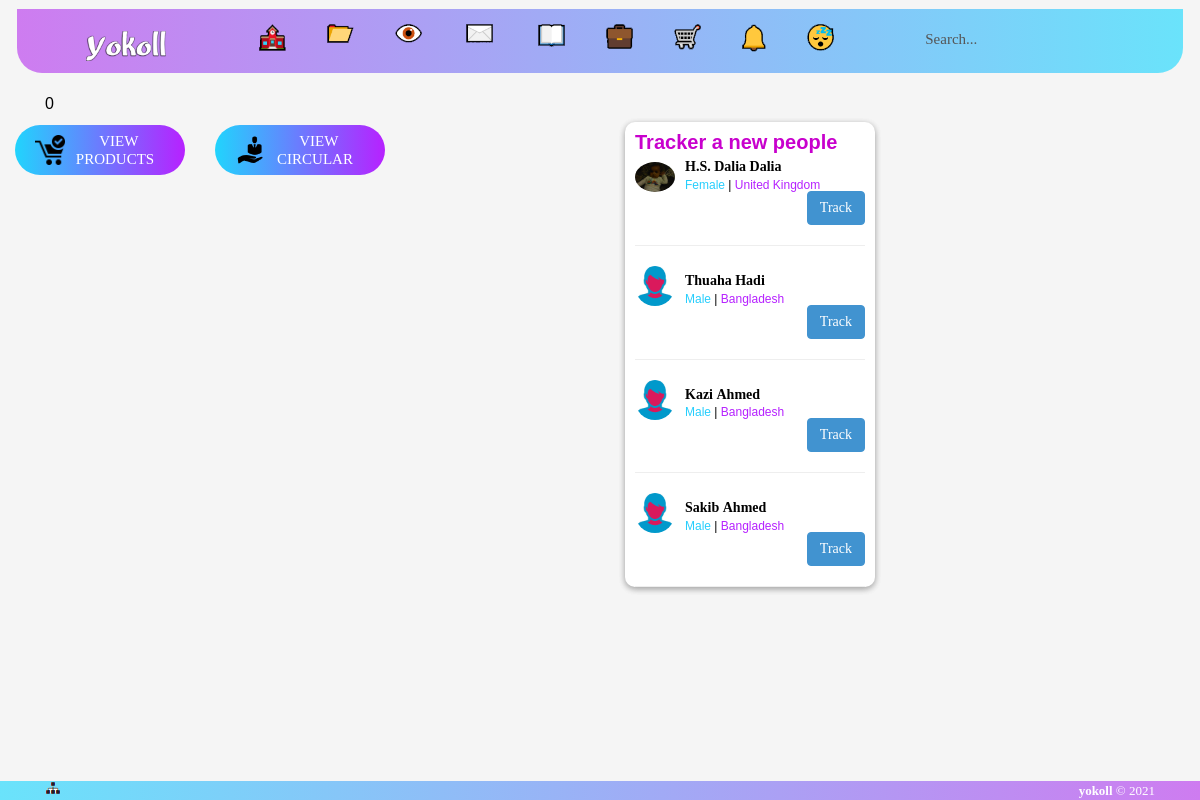
The page /gau_forisoa.php (signed in) on the database its author committed.
### tables this page shows
CREATE TABLE IF NOT EXISTS `members` (
`id` int(225) NOT NULL,
  `fname` varchar(100) NOT NULL,
  `lname` varchar(100) NOT NULL,
  `user` varchar(25) NOT NULL,
  `email` varchar(100) NOT NULL,
  `password` varchar(50) NOT NULL,
  `gender` varchar(100) NOT NULL,
  `address` varchar(300) NOT NULL,
  `city` varchar(100) NOT NULL,
  `country` varchar(50) NOT NULL,
  `contact` varchar(15) NOT NULL,
  `bday` varchar(100) NOT NULL,
  `profilepic` varchar(500) NOT NULL,
  `coverphoto` varchar(500) NOT NULL,
  `bio` varchar(250) NOT NULL,
  `experiences` varchar(200) NOT NULL,
  `primary_school` varchar(100) NOT NULL,
  `high_school` varchar(100) NOT NULL,
  `college` varchar(100) NOT NULL,
  `graduation_college` varchar(100) NOT NULL,
  `work` varchar(100) NOT NULL,
  `art_and_enter` varchar(200) NOT NULL,
  `home_address` varchar(100) NOT NULL,
  `home_city` varchar(100) NOT NULL,
  `home_country` varchar(100) NOT NULL,
  `home_contact` varchar(15) NOT NULL,
  `office_contact` varchar(15) NOT NULL,
  `sub_email` varchar(50) NOT NULL,
  `link` varchar(500) NOT NULL,
  `verified` varchar(200) NOT NULL,
  `real_time` datetime NOT NULL,
  `join_time` varchar(50) NOT NULL,
  `update_time` varchar(25) NOT NULL,
  `security_que` varchar(500) NOT NULL,
  `security_ans` text NOT NULL,
  `search_name` varchar(500) NOT NULL
);

### bin/access/social/trackerprofile.php (the view, shortened to what this page needs)
  <div class="container">
  <div class="row">
    <div class="col-md-12">
    ?>  <?php
$result = mysql_query("SELECT * FROM friends WHERE requested='".$_GET['id'] ."' and status='accepted' ORDER BY requested ASC");
	$numberOfRows = MYSQL_NUMROWS($result);
	echo $numberOfRows;
	?></strong>
</div>
 </div>
 </div>
</div>
  <div class="col-md-6">
   <div class="row">
    <div class="col-md-4 col-sm-4">
      <div class="container-login100-form-btn">
						<div class="wrap-login100-form-btn">
							<div class="login100-form-bgbtn"></div>
							<a href="http://localhost/social/shop/tracker/<?php echo $_GET['id'];?>"><button class="login100-form-btn">
							<img src="http://localhost/social/bin/access/images/icon/Shopping.png" height="30" width="30">&nbsp;&nbsp;View Products
							</button></a></div></div>
    </div>
    <div class="col-md-4 col-sm-4">
      <div class="container-login100-form-btn">
						<div class="wrap-login100-form-btn">
							<div class="login100-form-bgbtn"></div>
							<button class="login100-form-btn">
							<img src="http://localhost/social/bin/access/images/icon/job.png" height="30" width="30">&nbsp;&nbsp;View Circular
							</button></div></div>
    </div>
          </div>
   <?php
$commentid=$_GET['id'];
					$rrr=$_SESSION['SESS_MEMBER_ID'];
								$qry="SELECT * FROM friends WHERE addedby = '$rrr' AND requested = '$commentid' AND status='accepted'";
						$result=mysql_query($qry);
							if(mysql_num_rows($result) > 0) {  ?>
	    <div class="pro_left"><?php include 'bin/access/social/tracker_board_access.php';?></div>
						<?php
							}
							else {
								?>
           	    <div class="pro_left"><?php include 'bin/access/social/tracker_board_error.php';?></div>
			<?php
		}
				  ?>
</div>
  <div class="col-md-3">
  <div class="pro_left">
 <div class="pro_left_cotent">
 <div class="left_title">
<strong>Tracker a new people</strong>
</div>
  <?php
			   $hamim8 = mysql_query("SELECT * FROM members ORDER BY RAND() LIMIT 6");
while($tuhan9 = mysql_fetch_array($hamim8))
  {
	  ?>
       <?php
					$commentid=$tuhan9["user"];
					$rrr=$_SESSION['SESS_MEMBER_ID'];
								$qry="SELECT * FROM friends WHERE addedby = '$rrr' AND requested = '$commentid' AND status='accepted'";
						$result=mysql_query($qry);
							if(mysql_num_rows($result) > 0) {?>
							<?php
							}else {
								?>
       <img class="img-circle" src="http://localhost/social/<?php echo $tuhan9["profilepic"] ;?>" height="40px" width="40px">
          <div class="right_user">
        <strong><a href="http://localhost/social/user/<?php echo $tuhan9["user"];?>"><?php echo $tuhan9['fname'] . '&nbsp;'.$tuhan9['lname'] .'&nbsp;'.$tuhan9['verified'];?></a></strong></div>
        <div class="right_info">
        <font color="#27cefd"><?php echo $tuhan9["gender"];?></font>&nbsp;|&nbsp;<font color="#b621ff"><?php echo $tuhan9["country"];?></font>
        </div>
                                <div align="right">
								<a href="http://localhost/social/tracker/list/addnew/<?php echo $tuhan9["user"];?>" title="Click to track this person">
                                <button class="btn btn-info">
							<font color=""><b>Track</b></font>
							</button>
                            </a></div>
                            <hr/>
                                <?php
							}
						?>
  <?php
				  }
				  ?>
  </div>
 </div>
  </div>

### bin/access/css/yokoll.css (style rules this page uses)
body,html,.row-offcanvas { height:100%; }
body { padding-top: 0px; }
.right_user { margin: -40px 0px 0px 50px; }
.right_info { font-size: 12px; margin: 0px 0px 0px 50px; }
.pro_left { height:100% auto; width:100% auto; padding:10px 10px 10px 10px; }
.pro_left_cotent { box-shadow: 0 2px 6px 0 rgba(0, 0, 0, 0.2), 0 2px 6px 0 rgba(0, 0, 0, 0.19); margin-bottom:15px; padding:10px 10px 0px 10px; border-radius:10px; background-color:#FFFFFF; }
.left_title { color:#C800CD; font-size: 20px; margin-bottom:10px; border-bottom-color:#2FABF9 1px solid; }

### bin/access/css/chat-aria.css (style rules this page uses)
html, body, div, span, applet, object, iframe, h1, h2, h3, h4, h5, h6, p, blockquote, pre, a, abbr, acronym, address, big, cite, code, del, dfn, em, img, ins, kbd, q, s, samp, small, strike, strong, sub, sup, tt, var, b, u, i, center, dl, dt, dd, ol, ul, li, fieldset, form, label, legend, table, caption, tbody, tfoot, thead, tr, th, td, article, aside, canvas, details, embed, figure, figcaption, footer, header, hgroup, menu, nav, output, ruby, section, summary, time, mark, audio, video { margin: 0; padding: 0; border: 0; font-size: 100%; font: inherit; vertical-align: baseline; }
body { line-height: 1; }
html { width: 100%; }
body { width: 100%; color:#FFFFFF; }
@media (min-width: 768px) { body { font-size: 16px; } }
a { text-decoration: none; }
button { cursor: pointer; font-size: inherit; border: 0; }
strong { font-weight: 600; }
img { max-width: 100%; height: auto; }
* { box-sizing: border-box; }

### bin/access/css/main.css (style rules this page uses)
* { margin: 0px; padding: 0px; box-sizing: border-box; }
body, html { height: 100%; font-family: Poppins-Regular, sans-serif; color: #000000; }
a { font-family: Poppins-Regular; font-size: 14px; line-height: 1.7; color: #000000; margin: 0px; transition: all 0.4s; -webkit-transition: all 0.4s; -o-transition: all 0.4s; -moz-transition: all 0.4s; }
button { outline: none !important; border: none; background: transparent; }
.container-login100-form-btn { display: -webkit-box; display: -webkit-flex; display: -moz-box; display: -ms-flexbox; display: flex; flex-wrap: wrap; justify-content: center; padding-top: 13px; }
.wrap-login100-form-btn { width: 100%; display: block; position: relative; z-index: 1; border-radius: 25px; overflow: hidden; margin: 0 auto; }
.login100-form-bgbtn { position: absolute; z-index: -1; width: 300%; height: 100%; background: #a64bf4; background: -webkit-linear-gradient(right, #21d4fd, #b721ff, #21d4fd, #b721ff); background: -o-linear-gradient(right, #21d4fd, #b721ff, #21d4fd, #b721ff); background: -moz-linear-gradient(right, #21d4fd, #b721ff, #21d4fd, #b721ff); background: linear-gradient(right, #21d4fd, #b721ff, #21d4fd, #b721ff); top: 0; left: -100%; -webkit-transition: all 0.4s; -o-transition: all 0.4s; -moz-transition: all 0.4s; transition: all 0.4s; }
.login100-form-btn { font-family: Poppins-Medium; font-size: 15px; color: #fff; line-height: 1.2; text-transform: uppercase; display: -webkit-box; display: -webkit-flex; display: -moz-box; display: -ms-flexbox; display: flex; justify-content: center; align-items: center; padding: 0 20px; width: 100%; height: 50px; }

### rows shown on the page
members: profilepic (picture), fname "H.S. Dalia", lname "Dalia", gender "Female", country "United Kingdom"
members: profilepic (placeholder picture), fname "Thuaha", lname "Hadi", gender "Male", country "Bangladesh"
members: profilepic (placeholder picture), fname "Kazi", lname "Ahmed", gender "Male", country "Bangladesh"
members: profilepic (placeholder picture), fname "Sakib", lname "Ahmed", gender "Male", country "Bangladesh"

### other values the page prints
$numberOfRows "0"
